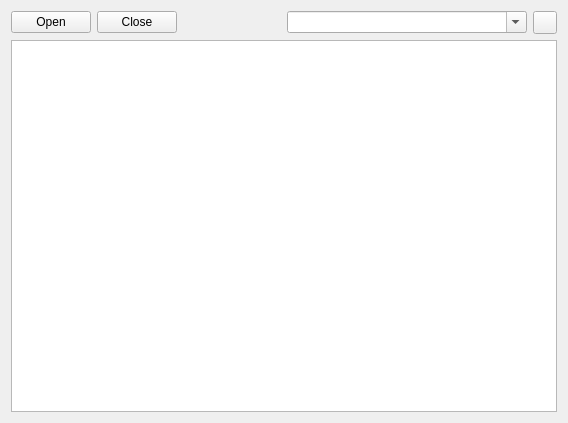
<?xml version="1.0" encoding="UTF-8"?>
<ui version="4.0">
 <class>SDMBrowserClass</class>
 <widget class="QWidget" name="SDMBrowserClass">
  <property name="geometry">
   <rect>
    <x>0</x>
    <y>0</y>
    <width>568</width>
    <height>423</height>
   </rect>
  </property>
  <property name="windowTitle">
   <string>Dataspace Browser</string>
  </property>
  <property name="windowIcon">
   <iconset resource="../../../../../../../home/joj/workspace/STM/res/guires.qrc">
    <normaloff>:/icons/application-x-executable.svg.png</normaloff>:/icons/application-x-executable.svg.png</iconset>
  </property>
  <layout class="QGridLayout" name="gridLayout">
   <item row="0" column="0">
    <layout class="QHBoxLayout" name="hlyt_dataspaceOperations">
     <item>
      <widget class="QPushButton" name="pb_openDataspace">
       <property name="toolTip">
        <string>Opens an abailable dataspace.</string>
       </property>
       <property name="text">
        <string>Open</string>
       </property>
      </widget>
     </item>
     <item>
      <widget class="QPushButton" name="pb_closeDataspace">
       <property name="toolTip">
        <string>Closes a dataspace being open.</string>
       </property>
       <property name="text">
        <string>Close</string>
       </property>
      </widget>
     </item>
     <item>
      <spacer name="horizontalSpacer">
       <property name="orientation">
        <enum>Qt::Horizontal</enum>
       </property>
       <property name="sizeHint" stdset="0">
        <size>
         <width>40</width>
         <height>20</height>
        </size>
       </property>
      </spacer>
     </item>
    </layout>
   </item>
   <item row="0" column="1">
    <layout class="QHBoxLayout" name="horizontalLayout">
     <item>
      <widget class="QComboBox" name="cb_search">
       <property name="sizePolicy">
        <sizepolicy hsizetype="Expanding" vsizetype="Fixed">
         <horstretch>0</horstretch>
         <verstretch>0</verstretch>
        </sizepolicy>
       </property>
       <property name="toolTip">
        <string>&lt;!DOCTYPE HTML PUBLIC &quot;-//W3C//DTD HTML 4.0//EN&quot; &quot;http://www.w3.org/TR/REC-html40/strict.dtd&quot;&gt;
&lt;html&gt;&lt;head&gt;&lt;meta name=&quot;qrichtext&quot; content=&quot;1&quot; /&gt;&lt;style type=&quot;text/css&quot;&gt;
p, li { white-space: pre-wrap; }
&lt;/style&gt;&lt;/head&gt;&lt;body style=&quot; font-family:'DejaVu Sans'; font-size:8pt; font-weight:400; font-style:normal;&quot;&gt;
&lt;p style=&quot; margin-top:0px; margin-bottom:0px; margin-left:0px; margin-right:0px; -qt-block-indent:0; text-indent:0px;&quot;&gt;Define the search request.&lt;/p&gt;
&lt;p style=&quot; margin-top:0px; margin-bottom:0px; margin-left:0px; margin-right:0px; -qt-block-indent:0; text-indent:0px;&quot;&gt;&lt;span style=&quot; font-style:italic;&quot;&gt;Note:&lt;/span&gt; Regular expressions are supported. See the Qt-doc for more information.&lt;/p&gt;&lt;/body&gt;&lt;/html&gt;</string>
       </property>
       <property name="editable">
        <bool>true</bool>
       </property>
      </widget>
     </item>
     <item>
      <widget class="QToolButton" name="tb_search">
       <property name="toolTip">
        <string>Performs a search supported by regular expressions.
Click unto me with the right mouse button to adjust search options.</string>
       </property>
       <property name="text">
        <string/>
       </property>
       <property name="icon">
        <iconset resource="../../../../../../../home/joj/workspace/STM/res/guires.qrc">
         <normaloff>:/icons/search.png</normaloff>:/icons/search.png</iconset>
       </property>
      </widget>
     </item>
    </layout>
   </item>
   <item row="1" column="0" colspan="2">
    <layout class="QHBoxLayout" name="horizontalLayout_2">
     <item>
      <widget class="QTreeView" name="treeView"/>
     </item>
    </layout>
   </item>
  </layout>
 </widget>
 <layoutdefault spacing="6" margin="11"/>
 <resources>
  <include location="../../../../../../../home/joj/workspace/STM/res/guires.qrc"/>
 </resources>
 <connections>
  <connection>
   <sender>cb_search</sender>
   <signal>textChanged(QString)</signal>
   <receiver>tb_search</receiver>
   <slot>click()</slot>
   <hints>
    <hint type="sourcelabel">
     <x>436</x>
     <y>18</y>
    </hint>
    <hint type="destinationlabel">
     <x>545</x>
     <y>22</y>
    </hint>
   </hints>
  </connection>
 </connections>
</ui>
